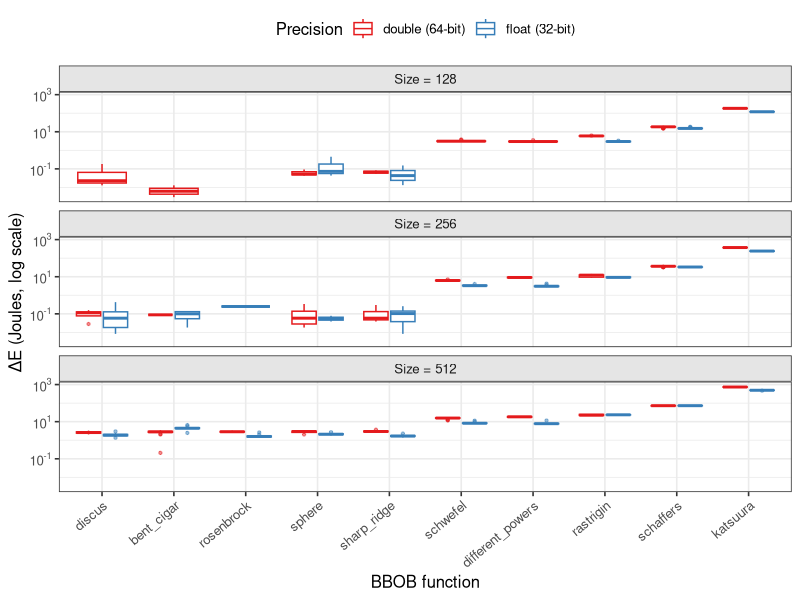
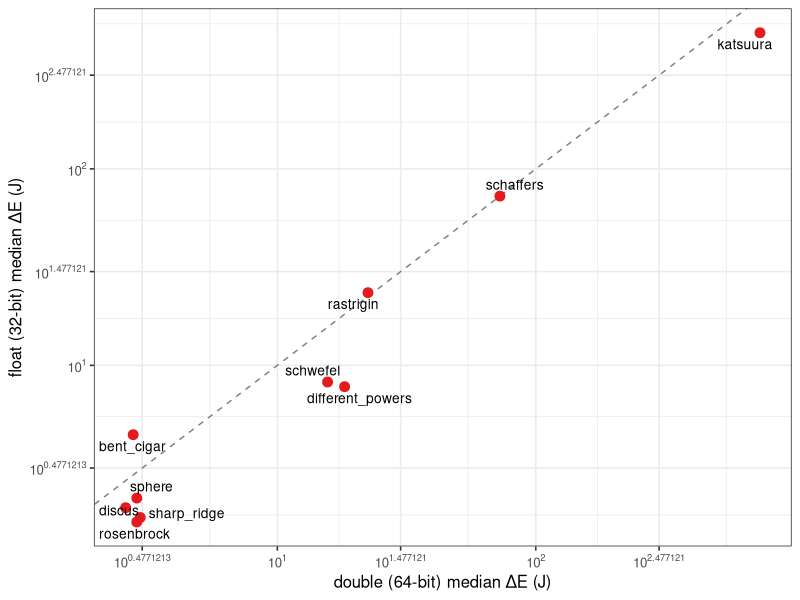

The R source for these figures, in order: (Note: this script raises an error after producing the figures.)
## ---- chunk 1
knitr::opts_chunk$set(echo = FALSE, message = FALSE, warning = FALSE,
                      fig.align = "center", out.width = "100%")
# Install optional packages if not present
for (.pkg in c("ggrepel", "scales", "tidyr")) {
  if (!requireNamespace(.pkg, quietly = TRUE)) {
    install.packages(.pkg, repos = "https://cloud.r-project.org", quiet = TRUE)
  }
}
library(ggplot2)
library(ggthemes)
library(dplyr)
library(knitr)
library(scales)
## ---- chunk 2
# Load and prepare baseline data
base.variable.data <- read.csv("../data/evostar25-generation-5-Nov-07-30-15.csv")
base.variable.data$size <- as.factor(base.variable.data$size)
base.variable.data$type <- as.factor(base.variable.data$type)
base.variable.data %>%
  group_by(size, type) %>%
  summarise(mean.PKG = mean(PKG), .groups = "drop") -> summary.base.variable.data

# Load and prepare function evaluation data
functions.data <- read.csv("../data/variable-evostar25-bbob-10-Nov-19-10-32.csv")
functions.data <- functions.data[functions.data$work != "none", ]
functions.data$delta.PKG <- 0

for (sz in c(128, 256, 512)) {
  for (tp in c(" f", " d")) {
    mask     <- functions.data$size == sz & functions.data$type == tp
    baseline <- summary.base.variable.data[
      summary.base.variable.data$size == sz &
        summary.base.variable.data$type == tp, ]$mean.PKG
    functions.data[mask, ]$delta.PKG <-
      functions.data[mask, ]$PKG - rep(baseline, sum(mask))
  }
}
functions.data$delta.PKG <- pmax(functions.data$delta.PKG, 0)

# Clean up type labels for plotting
functions.data$precision <- ifelse(trimws(functions.data$type) == "f", "float (32-bit)", "double (64-bit)")
## ---- chunk 3
# Compute medians for ranking
rank_order <- functions.data %>%
  filter(size == 512, trimws(type) == "d") %>%
  group_by(work) %>%
  summarise(med = median(delta.PKG), .groups = "drop") %>%
  arrange(med) %>%
  pull(work)

functions.data$work <- factor(functions.data$work, levels = rank_order)
functions.data$size_label <- paste0("Size = ", functions.data$size)
functions.data$size_label <- factor(functions.data$size_label,
                                     levels = c("Size = 128", "Size = 256", "Size = 512"))

ggplot(functions.data, aes(x = work, y = delta.PKG, colour = precision)) +
  geom_boxplot(outlier.size = 0.8, outlier.alpha = 0.5) +
  facet_wrap(~size_label, ncol = 1) +
  scale_y_log10(labels = scales::trans_format("log10", scales::math_format(10^.x))) +
  scale_colour_brewer(palette = "Set1", name = "Precision") +
  labs(
    x = "BBOB function",
    y = "ΔE (Joules, log scale)"
  ) +
  theme_bw(base_size = 12) +
  theme(
    axis.text.x = element_text(angle = 40, hjust = 1),
    strip.background = element_rect(fill = "grey90"),
    legend.position = "top"
  )
## ---- chunk 4
functions.data %>%
  group_by(work, precision, size) %>%
  summarise(
    median_J  = round(median(delta.PKG), 4),
    q75_J     = round(quantile(delta.PKG, 0.75), 4),
    .groups   = "drop"
  ) %>%
  filter(size == 512) %>%
  select(-size) %>%
  arrange(precision, median_J) %>%
  rename(Function = work, Precision = precision,
         `Median ΔE (J)` = median_J, `75th pctile ΔE (J)` = q75_J) %>%
  kable(caption = "Table 1. Energy cost per batch of 40 000 evaluations at chromosome size 512.")
## ---- chunk 5
comparison <- functions.data %>%
  filter(size == 512) %>%
  group_by(work, precision) %>%
  summarise(median_dE = median(delta.PKG), .groups = "drop") %>%
  tidyr::pivot_wider(names_from = precision, values_from = median_dE) %>%
  rename(float32 = `float (32-bit)`, double64 = `double (64-bit)`)

ggplot(comparison, aes(x = double64, y = float32, label = work)) +
  geom_abline(slope = 1, intercept = 0, linetype = "dashed", colour = "grey50") +
  geom_point(size = 3, colour = "#E41A1C") +
  ggrepel::geom_text_repel(size = 3.5, max.overlaps = 20) +
  scale_x_log10(labels = scales::trans_format("log10", scales::math_format(10^.x))) +
  scale_y_log10(labels = scales::trans_format("log10", scales::math_format(10^.x))) +
  labs(
    x = "double (64-bit) median ΔE (J)",
    y = "float (32-bit) median ΔE (J)"
  ) +
  theme_bw(base_size = 12)
## ---- chunk 6
base.fixed.data <- read.csv("../data/fixed-evostar25-generation-5-Nov-07-37-13.csv")
base.fixed.data$size  <- as.factor(base.fixed.data$size)
base.fixed.data$type  <- as.factor(base.fixed.data$type)
base.fixed.data %>%
  group_by(size, type) %>%
  summarise(mean.PKG = mean(PKG), .groups = "drop") -> summary.base.fixed.data

fixed.functions.data <- read.csv("../data/evostar25-bbob-fixed-12-Nov-08-20-03.csv")
fixed.functions.data$delta.PKG <- 0
for (tp in c(" f", " d")) {
  mask <- fixed.functions.data$size == 128 & fixed.functions.data$type == tp
  baseline <- summary.base.fixed.data[
    summary.base.fixed.data$size == 128 &
      summary.base.fixed.data$type == tp, ]$mean.PKG
  fixed.functions.data[mask, ]$delta.PKG <-
    fixed.functions.data[mask, ]$PKG - rep(baseline, sum(mask))
}
fixed.functions.data$delta.PKG <- pmax(fixed.functions.data$delta.PKG, 0)
fixed.functions.data$data.structure <- "array (fixed)"
functions.data$data.structure       <- "vector (variable)"
fixed.functions.data$precision <- ifelse(trimws(fixed.functions.data$type) == "f",
                                          "float (32-bit)", "double (64-bit)")

functions.128 <- rbind(
  fixed.functions.data[fixed.functions.data$size == 128, ],
  functions.data[functions.data$size == 128, ]
)
functions.128$work <- factor(functions.128$work, levels = rank_order)
## ---- chunk 7
base.variable.data.128 <- read.csv("../data/evostar25-generation-5-Nov-07-30-15.csv")
base.variable.data.128 <- base.variable.data.128[base.variable.data.128$size == 128, ]
base.variable.data.128$data.structure <- "vector (variable)"
base.fixed.data.plot <- read.csv("../data/fixed-evostar25-generation-5-Nov-07-37-13.csv")
base.fixed.data.plot$data.structure  <- "array (fixed)"
base.gen <- rbind(base.variable.data.128, base.fixed.data.plot)
base.gen$precision <- ifelse(trimws(base.gen$type) == "f", "float", "double")

ggplot(base.gen, aes(x = data.structure, y = PKG, colour = precision, fill = precision)) +
  geom_violin(alpha = 0.3, trim = FALSE) +
  geom_point(position = position_jitter(width = 0.1), alpha = 0.5, size = 1.5) +
  scale_colour_brewer(palette = "Set1", name = "Precision") +
  scale_fill_brewer(palette = "Set1", name = "Precision") +
  labs(
    x = "Data structure",
    y = "PKG energy (Joules)"
  ) +
  theme_bw(base_size = 12) +
  theme(legend.position = "top")
## ---- chunk 8
ggplot(functions.128[functions.128$precision == "double (64-bit)", ],
       aes(x = work, y = delta.PKG, colour = data.structure)) +
  geom_boxplot(outlier.size = 0.8, outlier.alpha = 0.4, position = "dodge") +
  scale_y_log10(labels = scales::trans_format("log10", scales::math_format(10^.x))) +
  scale_colour_manual(values = c("array (fixed)" = "#4DAF4A", "vector (variable)" = "#984EA3"),
                      name = "Data structure") +
  labs(
    x = "BBOB function",
    y = "ΔE (Joules, log scale)"
  ) +
  theme_bw(base_size = 12) +
  theme(
    axis.text.x = element_text(angle = 40, hjust = 1),
    legend.position = "top"
  )
## ---- chunk 9
functions.data.watts <- read.csv("../data/variable-evostar25-bbob-10-Nov-19-10-32.csv")
functions.data.watts <- functions.data.watts[functions.data.watts$work != "none", ]
functions.data.watts$watts <- functions.data.watts$PKG / functions.data.watts$seconds
functions.data.watts$precision <- ifelse(trimws(functions.data.watts$type) == "f",
                                          "float (32-bit)", "double (64-bit)")

watts_order <- functions.data.watts %>%
  filter(size == 512, trimws(type) == "d") %>%
  group_by(work) %>%
  summarise(med_w = median(watts), .groups = "drop") %>%
  arrange(med_w) %>%
  pull(work)

functions.data.watts$work <- factor(functions.data.watts$work, levels = watts_order)

ggplot(functions.data.watts[functions.data.watts$size == 512, ],
       aes(x = work, y = watts, colour = precision)) +
  geom_boxplot(outlier.size = 0.8, outlier.alpha = 0.5) +
  scale_colour_brewer(palette = "Set1", name = "Precision") +
  labs(
    x = "BBOB function",
    y = "Average power (watts)"
  ) +
  theme_bw(base_size = 12) +
  theme(
    axis.text.x = element_text(angle = 40, hjust = 1),
    legend.position = "top"
  )
## ---- chunk 10
scaling <- functions.data %>%
  filter(precision == "double (64-bit)", delta.PKG > 0) %>%
  group_by(work, size) %>%
  summarise(med_dE = median(delta.PKG), .groups = "drop")

ggplot(scaling, aes(x = size, y = med_dE, colour = work, group = work)) +
  geom_line(size = 0.9) +
  geom_point(size = 2.5) +
  scale_y_log10(labels = scales::trans_format("log10", scales::math_format(10^.x))) +
  scale_colour_brewer(palette = "Set3", name = "Function") +
  labs(
    x = "Chromosome size (dimensions)",
    y = "Median ΔE (Joules, log scale)"
  ) +
  theme_bw(base_size = 12) +
  theme(legend.position = "right")
